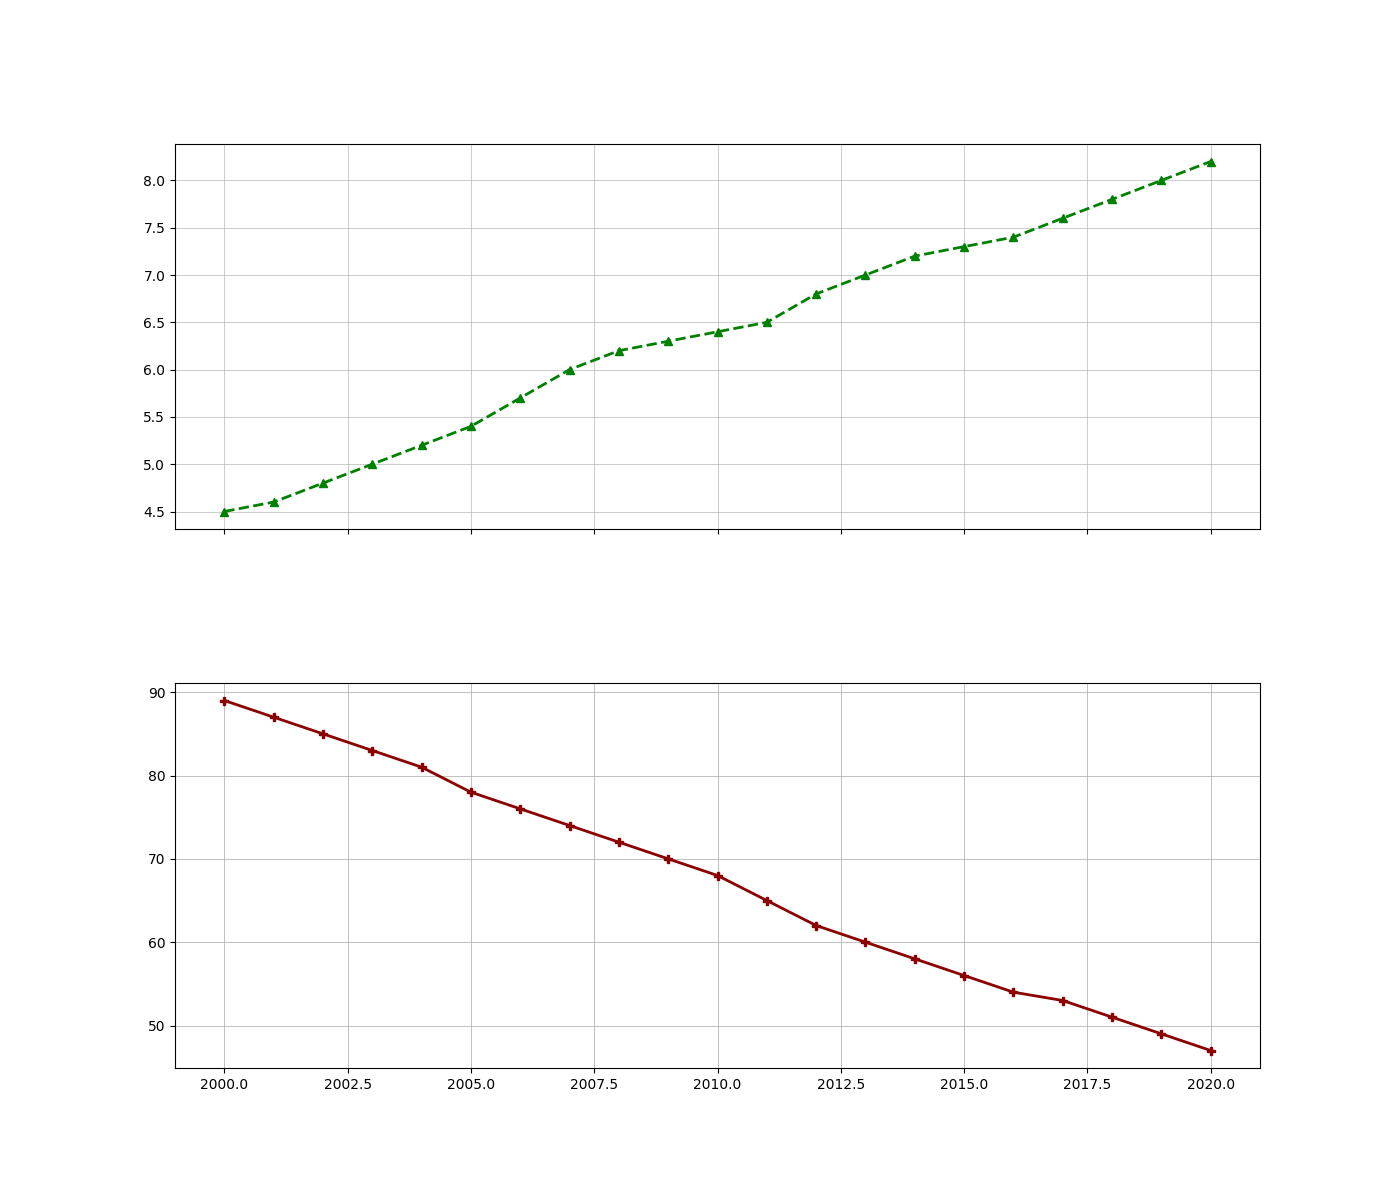

Source code (Python):
import matplotlib.pyplot as plt
import numpy as np

years = np.arange(2000, 2021)

delta_a_pollution = [4.5, 4.6, 4.8, 5.0, 5.2, 5.4, 5.7, 6.0, 6.2, 6.3, 6.4, 6.5, 6.8, 7.0, 7.2, 7.3, 7.4, 7.6, 7.8, 8.0, 8.2]
delta_a_fish_population = [1500, 1480, 1460, 1440, 1420, 1400, 1380, 1370, 1350, 1320, 1300, 1280, 1260, 1240, 1220, 1200, 1180, 1150, 1130, 1100, 1080]
delta_a_water_clarity = [89, 87, 85, 83, 81, 78, 76, 74, 72, 70, 68, 65, 62, 60, 58, 56, 54, 53, 51, 49, 47]

fig, axs = plt.subplots(2, 1, figsize=(14, 12), sharex=True)

# Subplot 1: Pollution Levels
axs[0].plot(years, delta_a_pollution, color='green', linestyle='--', marker='^', linewidth=2)
axs[0].grid(True, linestyle='-', linewidth=0.5, alpha=0.9)

# Subplot 2: Water Clarity
axs[1].plot(years, delta_a_water_clarity, color='darkred', linestyle='-', marker='P', linewidth=2)
axs[1].grid(True, linestyle='-', linewidth=0.7, alpha=0.8)

plt.subplots_adjust(hspace=0.4)
plt.show()
